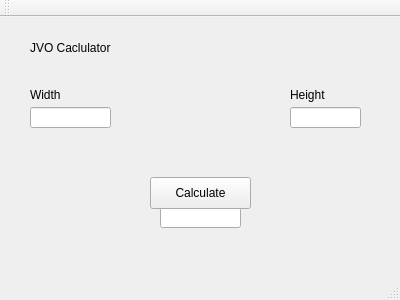
<?xml version="1.0" encoding="UTF-8"?>
<ui version="4.0">
 <class>MainWindow</class>
 <widget class="QMainWindow" name="MainWindow">
  <property name="geometry">
   <rect>
    <x>0</x>
    <y>0</y>
    <width>400</width>
    <height>300</height>
   </rect>
  </property>
  <property name="windowTitle">
   <string>MainWindow</string>
  </property>
  <widget class="QWidget" name="centralWidget">
   <widget class="QLineEdit" name="input1">
    <property name="geometry">
     <rect>
      <x>30</x>
      <y>90</y>
      <width>81</width>
      <height>21</height>
     </rect>
    </property>
   </widget>
   <widget class="QLineEdit" name="output1">
    <property name="geometry">
     <rect>
      <x>160</x>
      <y>190</y>
      <width>81</width>
      <height>21</height>
     </rect>
    </property>
   </widget>
   <widget class="QLineEdit" name="input2">
    <property name="geometry">
     <rect>
      <x>290</x>
      <y>90</y>
      <width>71</width>
      <height>21</height>
     </rect>
    </property>
   </widget>
   <widget class="QLabel" name="label">
    <property name="geometry">
     <rect>
      <x>30</x>
      <y>70</y>
      <width>60</width>
      <height>16</height>
     </rect>
    </property>
    <property name="text">
     <string>Width</string>
    </property>
   </widget>
   <widget class="QLabel" name="label_2">
    <property name="geometry">
     <rect>
      <x>290</x>
      <y>70</y>
      <width>60</width>
      <height>16</height>
     </rect>
    </property>
    <property name="text">
     <string>Height</string>
    </property>
   </widget>
   <widget class="QPushButton" name="pushButton">
    <property name="geometry">
     <rect>
      <x>150</x>
      <y>160</y>
      <width>101</width>
      <height>32</height>
     </rect>
    </property>
    <property name="text">
     <string>Calculate</string>
    </property>
   </widget>
   <widget class="QLabel" name="label_3">
    <property name="geometry">
     <rect>
      <x>30</x>
      <y>20</y>
      <width>181</width>
      <height>21</height>
     </rect>
    </property>
    <property name="text">
     <string>JVO Caclulator</string>
    </property>
   </widget>
  </widget>
  <widget class="QMenuBar" name="menuBar">
   <property name="geometry">
    <rect>
     <x>0</x>
     <y>0</y>
     <width>400</width>
     <height>22</height>
    </rect>
   </property>
  </widget>
  <widget class="QToolBar" name="mainToolBar">
   <attribute name="toolBarArea">
    <enum>TopToolBarArea</enum>
   </attribute>
   <attribute name="toolBarBreak">
    <bool>false</bool>
   </attribute>
  </widget>
  <widget class="QStatusBar" name="statusBar"/>
 </widget>
 <layoutdefault spacing="6" margin="11"/>
 <resources/>
 <connections/>
</ui>
